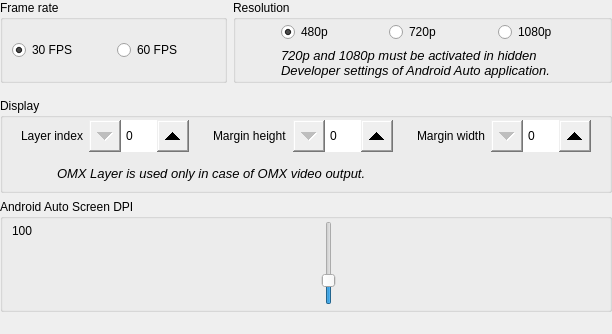
    <widget class="QWidget" name="tab2" native="true">
     <property name="sizePolicy">
      <sizepolicy hsizetype="Expanding" vsizetype="Expanding">
       <horstretch>0</horstretch>
       <verstretch>0</verstretch>
      </sizepolicy>
     </property>
     <layout class="QVBoxLayout" name="verticalLayout_4">
      <property name="leftMargin">
       <number>0</number>
      </property>
      <property name="topMargin">
       <number>0</number>
      </property>
      <property name="rightMargin">
       <number>0</number>
      </property>
      <property name="bottomMargin">
       <number>2</number>
      </property>
      <item>
       <widget class="QWidget" name="framerateresolution" native="true">
        <property name="sizePolicy">
         <sizepolicy hsizetype="Expanding" vsizetype="Fixed">
          <horstretch>0</horstretch>
          <verstretch>0</verstretch>
         </sizepolicy>
        </property>
        <layout class="QHBoxLayout" name="horizontalLayout_11">
         <property name="leftMargin">
          <number>0</number>
         </property>
         <property name="topMargin">
          <number>0</number>
         </property>
         <property name="rightMargin">
          <number>0</number>
         </property>
         <item>
          <widget class="QGroupBox" name="groupBoxFrameRate">
           <property name="sizePolicy">
            <sizepolicy hsizetype="Expanding" vsizetype="Expanding">
             <horstretch>0</horstretch>
             <verstretch>0</verstretch>
            </sizepolicy>
           </property>
           <property name="title">
            <string>Frame rate</string>
           </property>
           <layout class="QHBoxLayout" name="horizontalLayout_6">
            <property name="topMargin">
             <number>2</number>
            </property>
            <property name="bottomMargin">
             <number>2</number>
            </property>
            <item>
             <widget class="QRadioButton" name="radioButton30FPS">
              <property name="sizePolicy">
               <sizepolicy hsizetype="Expanding" vsizetype="Fixed">
                <horstretch>0</horstretch>
                <verstretch>0</verstretch>
               </sizepolicy>
              </property>
              <property name="text">
               <string>30 FPS</string>
              </property>
              <property name="checked">
               <bool>true</bool>
              </property>
             </widget>
            </item>
            <item>
             <widget class="QRadioButton" name="radioButton60FPS">
              <property name="sizePolicy">
               <sizepolicy hsizetype="Expanding" vsizetype="Fixed">
                <horstretch>0</horstretch>
                <verstretch>0</verstretch>
               </sizepolicy>
              </property>
              <property name="text">
               <string>60 FPS</string>
              </property>
             </widget>
            </item>
           </layout>
          </widget>
         </item>
         <item>
          <widget class="QGroupBox" name="groupBoxResolution">
           <property name="sizePolicy">
            <sizepolicy hsizetype="Expanding" vsizetype="Fixed">
             <horstretch>0</horstretch>
             <verstretch>0</verstretch>
            </sizepolicy>
           </property>
           <property name="title">
            <string>Resolution</string>
           </property>
           <layout class="QGridLayout" name="gridLayout_4">
            <property name="topMargin">
             <number>2</number>
            </property>
            <property name="bottomMargin">
             <number>2</number>
            </property>
            <item row="1" column="3">
             <widget class="QRadioButton" name="radioButton720p">
              <property name="sizePolicy">
               <sizepolicy hsizetype="Expanding" vsizetype="Fixed">
                <horstretch>0</horstretch>
                <verstretch>0</verstretch>
               </sizepolicy>
              </property>
              <property name="text">
               <string>720p</string>
              </property>
             </widget>
            </item>
            <item row="1" column="4">
             <widget class="QRadioButton" name="radioButton1080p">
              <property name="sizePolicy">
               <sizepolicy hsizetype="Expanding" vsizetype="Fixed">
                <horstretch>0</horstretch>
                <verstretch>0</verstretch>
               </sizepolicy>
              </property>
              <property name="text">
               <string>1080p</string>
              </property>
             </widget>
            </item>
            <item row="1" column="2">
             <widget class="QRadioButton" name="radioButton480p">
              <property name="sizePolicy">
               <sizepolicy hsizetype="Expanding" vsizetype="Fixed">
                <horstretch>0</horstretch>
                <verstretch>0</verstretch>
               </sizepolicy>
              </property>
              <property name="text">
               <string>480p</string>
              </property>
              <property name="checked">
               <bool>true</bool>
              </property>
             </widget>
            </item>
            <item row="2" column="0">
             <widget class="QLabel" name="labelResolutionWarningIcon">
              <property name="sizePolicy">
               <sizepolicy hsizetype="Fixed" vsizetype="Fixed">
                <horstretch>0</horstretch>
                <verstretch>0</verstretch>
               </sizepolicy>
              </property>
              <property name="minimumSize">
               <size>
                <width>30</width>
                <height>30</height>
               </size>
              </property>
              <property name="maximumSize">
               <size>
                <width>30</width>
                <height>30</height>
               </size>
              </property>
              <property name="text">
               <string>&lt;html&gt;&lt;head/&gt;&lt;body&gt;&lt;p&gt;&lt;img src=&quot;:/ico_warning.png&quot;/&gt;&lt;/p&gt;&lt;/body&gt;&lt;/html&gt;</string>
              </property>
             </widget>
            </item>
            <item row="2" column="2" colspan="3">
             <widget class="QLabel" name="labelResolutionWarning">
              <property name="sizePolicy">
               <sizepolicy hsizetype="Expanding" vsizetype="Expanding">
                <horstretch>0</horstretch>
                <verstretch>0</verstretch>
               </sizepolicy>
              </property>
              <property name="font">
               <font>
                <pointsize>10</pointsize>
                <italic>true</italic>
               </font>
              </property>
              <property name="text">
               <string>720p and 1080p must be activated in hidden Developer settings of Android Auto application.</string>
              </property>
              <property name="wordWrap">
               <bool>true</bool>
              </property>
             </widget>
            </item>
           </layout>
          </widget>
         </item>
        </layout>
       </widget>
      </item>
      <item>
       <widget class="QGroupBox" name="groupBoxOmxLayerIndex">
        <property name="sizePolicy">
         <sizepolicy hsizetype="Expanding" vsizetype="Fixed">
          <horstretch>0</horstretch>
          <verstretch>0</verstretch>
         </sizepolicy>
        </property>
        <property name="title">
         <string>Display</string>
        </property>
        <layout class="QVBoxLayout" name="verticalLayout_22">
         <property name="topMargin">
          <number>2</number>
         </property>
         <property name="bottomMargin">
          <number>2</number>
         </property>
         <item>
          <layout class="QHBoxLayout" name="display">
           <item>
            <widget class="QWidget" name="index" native="true">
             <property name="sizePolicy">
              <sizepolicy hsizetype="Expanding" vsizetype="Fixed">
               <horstretch>0</horstretch>
               <verstretch>0</verstretch>
              </sizepolicy>
             </property>
             <layout class="QFormLayout" name="formLayout_12">
              <property name="topMargin">
               <number>0</number>
              </property>
              <property name="bottomMargin">
               <number>0</number>
              </property>
              <item row="0" column="0">
               <widget class="QLabel" name="labelOmxLayerIndex">
                <property name="sizePolicy">
                 <sizepolicy hsizetype="Minimum" vsizetype="Preferred">
                  <horstretch>0</horstretch>
                  <verstretch>0</verstretch>
                 </sizepolicy>
                </property>
                <property name="minimumSize">
                 <size>
                  <width>0</width>
                  <height>32</height>
                 </size>
                </property>
                <property name="maximumSize">
                 <size>
                  <width>16777215</width>
                  <height>32</height>
                 </size>
                </property>
                <property name="font">
                 <font>
                  <underline>false</underline>
                  <kerning>true</kerning>
                 </font>
                </property>
                <property name="frameShape">
                 <enum>QFrame::NoFrame</enum>
                </property>
                <property name="text">
                 <string>Layer index</string>
                </property>
               </widget>
              </item>
              <item row="0" column="1">
               <widget class="QSpinBox" name="spinBoxOmxLayerIndex">
                <property name="sizePolicy">
                 <sizepolicy hsizetype="Fixed" vsizetype="Fixed">
                  <horstretch>0</horstretch>
                  <verstretch>0</verstretch>
                 </sizepolicy>
                </property>
                <property name="minimumSize">
                 <size>
                  <width>100</width>
                  <height>32</height>
                 </size>
                </property>
                <property name="maximumSize">
                 <size>
                  <width>100</width>
                  <height>32</height>
                 </size>
                </property>
                <property name="styleSheet">
                 <string notr="true">QSpinBox::up-button { width: 32px; height: 32px;
subcontrol-origin: margin;
subcontrol-position: center right;
}
QSpinBox::down-button { width: 32px; height: 32px; 
subcontrol-origin: margin;
subcontrol-position: center left;
}</string>
                </property>
               </widget>
              </item>
             </layout>
            </widget>
           </item>
           <item>
            <widget class="QWidget" name="marginheight" native="true">
             <property name="sizePolicy">
              <sizepolicy hsizetype="Expanding" vsizetype="Fixed">
               <horstretch>0</horstretch>
               <verstretch>0</verstretch>
              </sizepolicy>
             </property>
             <layout class="QFormLayout" name="formLayout_11">
              <property name="topMargin">
               <number>0</number>
              </property>
              <property name="bottomMargin">
               <number>0</number>
              </property>
              <item row="0" column="0">
               <widget class="QLabel" name="labelVideoMarginHeight">
                <property name="sizePolicy">
                 <sizepolicy hsizetype="Minimum" vsizetype="Preferred">
                  <horstretch>0</horstretch>
                  <verstretch>0</verstretch>
                 </sizepolicy>
                </property>
                <property name="minimumSize">
                 <size>
                  <width>0</width>
                  <height>32</height>
                 </size>
                </property>
                <property name="maximumSize">
                 <size>
                  <width>16777215</width>
                  <height>32</height>
                 </size>
                </property>
                <property name="text">
                 <string>Margin height</string>
                </property>
               </widget>
              </item>
              <item row="0" column="1">
               <widget class="QSpinBox" name="spinBoxVideoMarginHeight">
                <property name="sizePolicy">
                 <sizepolicy hsizetype="Fixed" vsizetype="Fixed">
                  <horstretch>0</horstretch>
                  <verstretch>0</verstretch>
                 </sizepolicy>
                </property>
                <property name="minimumSize">
                 <size>
                  <width>100</width>
                  <height>32</height>
                 </size>
                </property>
                <property name="maximumSize">
                 <size>
                  <width>100</width>
                  <height>32</height>
                 </size>
                </property>
                <property name="styleSheet">
                 <string notr="true">QSpinBox::up-button { width: 32px; height: 32px;
subcontrol-origin: margin;
subcontrol-position: center right;
}
QSpinBox::down-button { width: 32px; height: 32px; 
subcontrol-origin: margin;
subcontrol-position: center left;
}</string>
                </property>
                <property name="maximum">
                 <number>99999</number>
                </property>
               </widget>
              </item>
             </layout>
            </widget>
           </item>
           <item>
            <widget class="QWidget" name="marginwidth" native="true">
             <property name="sizePolicy">
              <sizepolicy hsizetype="Expanding" vsizetype="Fixed">
               <horstretch>0</horstretch>
               <verstretch>0</verstretch>
              </sizepolicy>
             </property>
             <layout class="QFormLayout" name="formLayout_13">
              <property name="formAlignment">
               <set>Qt::AlignLeading|Qt::AlignLeft|Qt::AlignTop</set>
              </property>
              <property name="topMargin">
               <number>0</number>
              </property>
              <property name="bottomMargin">
               <number>0</number>
              </property>
              <item row="0" column="0">
               <widget class="QLabel" name="labelVideoMarginWidth">
                <property name="sizePolicy">
                 <sizepolicy hsizetype="Minimum" vsizetype="Preferred">
                  <horstretch>0</horstretch>
                  <verstretch>0</verstretch>
                 </sizepolicy>
                </property>
                <property name="minimumSize">
                 <size>
                  <width>0</width>
                  <height>32</height>
                 </size>
                </property>
                <property name="maximumSize">
                 <size>
                  <width>16777215</width>
                  <height>32</height>
                 </size>
                </property>
                <property name="text">
                 <string>Margin width</string>
                </property>
               </widget>
              </item>
              <item row="0" column="1">
               <widget class="QSpinBox" name="spinBoxVideoMarginWidth">
                <property name="sizePolicy">
                 <sizepolicy hsizetype="Fixed" vsizetype="Fixed">
                  <horstretch>0</horstretch>
                  <verstretch>0</verstretch>
                 </sizepolicy>
                </property>
                <property name="minimumSize">
                 <size>
                  <width>100</width>
                  <height>32</height>
                 </size>
                </property>
                <property name="maximumSize">
                 <size>
                  <width>100</width>
                  <height>32</height>
                 </size>
                </property>
                <property name="styleSheet">
                 <string notr="true">QSpinBox::up-button { width: 32px; height: 32px;
subcontrol-origin: margin;
subcontrol-position: center right;
}
QSpinBox::down-button { width: 32px; height: 32px; 
subcontrol-origin: margin;
subcontrol-position: center left;
}</string>
                </property>
                <property name="maximum">
                 <number>99999</number>
                </property>
               </widget>
              </item>
             </layout>
            </widget>
           </item>
          </layout>
         </item>
         <item>
          <widget class="QWidget" name="omxinfo" native="true">
           <property name="sizePolicy">
            <sizepolicy hsizetype="Expanding" vsizetype="Preferred">
             <horstretch>0</horstretch>
             <verstretch>0</verstretch>
            </sizepolicy>
           </property>
           <layout class="QFormLayout" name="formLayout_32">
            <property name="topMargin">
             <number>0</number>
            </property>
            <property name="bottomMargin">
             <number>0</number>
            </property>
            <item row="0" column="0">
             <widget class="QLabel" name="label_6">
              <property name="sizePolicy">
               <sizepolicy hsizetype="Fixed" vsizetype="Fixed">
                <horstretch>0</horstretch>
                <verstretch>0</verstretch>
               </sizepolicy>
              </property>
              <property name="minimumSize">
               <size>
                <width>30</width>
                <height>30</height>
               </size>
              </property>
              <property name="text">
               <string>&lt;html&gt;&lt;head/&gt;&lt;body&gt;&lt;p&gt;&lt;img src=&quot;:/ico_info.png&quot;/&gt;&lt;/p&gt;&lt;/body&gt;&lt;/html&gt;</string>
              </property>
              <property name="scaledContents">
               <bool>false</bool>
              </property>
             </widget>
            </item>
            <item row="0" column="1">
             <widget class="QLabel" name="label_7">
              <property name="sizePolicy">
               <sizepolicy hsizetype="Expanding" vsizetype="Preferred">
                <horstretch>0</horstretch>
                <verstretch>0</verstretch>
               </sizepolicy>
              </property>
              <property name="font">
               <font>
                <pointsize>10</pointsize>
                <italic>true</italic>
               </font>
              </property>
              <property name="text">
               <string>OMX Layer is used only in case of OMX video output.</string>
              </property>
             </widget>
            </item>
           </layout>
          </widget>
         </item>
        </layout>
       </widget>
      </item>
      <item>
       <widget class="QGroupBox" name="groupBoxScreenDPI">
        <property name="sizePolicy">
         <sizepolicy hsizetype="Expanding" vsizetype="Fixed">
          <horstretch>0</horstretch>
          <verstretch>0</verstretch>
         </sizepolicy>
        </property>
        <property name="title">
         <string>Android Auto Screen DPI</string>
        </property>
        <layout class="QFormLayout" name="formLayout_14">
         <property name="topMargin">
          <number>2</number>
         </property>
         <property name="bottomMargin">
          <number>4</number>
         </property>
         <item row="0" column="0">
          <widget class="QLabel" name="labelScreenDPIValue">
           <property name="sizePolicy">
            <sizepolicy hsizetype="Fixed" vsizetype="Fixed">
             <horstretch>0</horstretch>
             <verstretch>0</verstretch>
            </sizepolicy>
           </property>
           <property name="minimumSize">
            <size>
             <width>40</width>
             <height>20</height>
            </size>
           </property>
           <property name="maximumSize">
            <size>
             <width>16777215</width>
             <height>20</height>
            </size>
           </property>
           <property name="text">
            <string>100</string>
           </property>
          </widget>
         </item>
         <item row="0" column="1">
          <widget class="QSlider" name="horizontalSliderScreenDPI">
           <property name="sizePolicy">
            <sizepolicy hsizetype="Expanding" vsizetype="Fixed">
             <horstretch>0</horstretch>
             <verstretch>0</verstretch>
            </sizepolicy>
           </property>
           <property name="minimumSize">
            <size>
             <width>0</width>
             <height>20</height>
            </size>
           </property>
           <property name="styleSheet">
            <string notr="true">QSlider::handle:horizontal { background: white; height: 32px; width: 52px; margin: 0 0;}
QSlider::groove:horizontal { background: #6d6d6d; height: 32px;}</string>
           </property>
           <property name="maximum">
            <number>400</number>
           </property>
           <property name="value">
            <number>100</number>
           </property>
          </widget>
         </item>
        </layout>
       </widget>
      </item>
      <item>
       <widget class="QLabel" name="autofill_space_tab2">
        <property name="sizePolicy">
         <sizepolicy hsizetype="Expanding" vsizetype="Expanding">
          <horstretch>0</horstretch>
          <verstretch>0</verstretch>
         </sizepolicy>
        </property>
        <property name="text">
         <string/>
        </property>
       </widget>
      </item>
     </layout>
    </widget>
